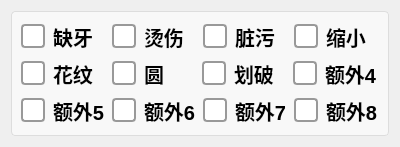
     <widget class="QWidget" name="tab">
      <attribute name="title">
       <string>分数界面内容可选显示</string>
      </attribute>
      <layout class="QGridLayout" name="gridLayout_18">
       <item row="0" column="0">
        <widget class="QGroupBox" name="groupBox_24">
         <property name="styleSheet">
          <string notr="true">QGroupBox {
    border: 1px solid #DDD;
    border-radius: 4px;
    font: bold 14px;
    color: #666;
    background-color: #F8F8F8;
}

QGroupBox::title {
    subcontrol-origin: margin;
    subcontrol-position: top left;
    left: 10px;
    padding: 0 5px;
}</string>
         </property>
         <property name="title">
          <string/>
         </property>
         <layout class="QGridLayout" name="gridLayout_17">
          <item row="0" column="0">
           <layout class="QVBoxLayout" name="verticalLayout_25">
            <item>
             <layout class="QHBoxLayout" name="horizontalLayout_63">
              <item>
               <widget class="QCheckBox" name="ckb_queya">
                <property name="sizePolicy">
                 <sizepolicy hsizetype="Minimum" vsizetype="Minimum">
                  <horstretch>0</horstretch>
                  <verstretch>0</verstretch>
                 </sizepolicy>
                </property>
                <property name="styleSheet">
                 <string notr="true">QCheckBox {
    spacing: 8px;
    font-size: 20px;
    color: #333;
    font-weight: bold;        
    color:  rgb(0, 0, 0);       
}

/* 未选中状态 */
QCheckBox::indicator {
    width: 20px;
    height: 20px;
    border-radius: 4px; /* 方形，圆角可适当调整 */
    border: 2px solid #999;
    background: #ffffff;
}

/* 悬停效果 */
QCheckBox::indicator:hover {
    border: 2px solid #666;
}

/* 选中状态 */
QCheckBox::indicator:checked {
    border: 2px solid #2196F3;
    background-color: qradialgradient(
        cx:0.5, cy:0.5,
        radius:0.4,
        fx:0.5, fy:0.5,
        stop:0 #2196F3,
        stop:1 transparent
    );
}

/* 禁用状态 */
QCheckBox::indicator:disabled {
    border: 2px solid #ccc;
    background: #eee;
}

/* 选中时的文字颜色 */
QCheckBox:checked {
    color: #2196F3;
    font-weight: 500;
}

/* 点击动画效果 */
QCheckBox::indicator:pressed {
    border: 2px solid #1565C0;
    background-color: qradialgradient(
        cx:0.5, cy:0.5,
        radius:0.5,
        fx:0.5, fy:0.5,
        stop:0 #BBDEFB,
        stop:1 transparent
    );
}</string>
                </property>
                <property name="text">
                 <string>缺牙</string>
                </property>
               </widget>
              </item>
              <item>
               <widget class="QCheckBox" name="ckb_tangshang">
                <property name="sizePolicy">
                 <sizepolicy hsizetype="Minimum" vsizetype="Minimum">
                  <horstretch>0</horstretch>
                  <verstretch>0</verstretch>
                 </sizepolicy>
                </property>
                <property name="styleSheet">
                 <string notr="true">QCheckBox {
    spacing: 8px;
    font-size: 20px;
    color: #333;
    font-weight: bold;        
    color:  rgb(0, 0, 0);       
}

/* 未选中状态 */
QCheckBox::indicator {
    width: 20px;
    height: 20px;
    border-radius: 4px; /* 方形，圆角可适当调整 */
    border: 2px solid #999;
    background: #ffffff;
}

/* 悬停效果 */
QCheckBox::indicator:hover {
    border: 2px solid #666;
}

/* 选中状态 */
QCheckBox::indicator:checked {
    border: 2px solid #2196F3;
    background-color: qradialgradient(
        cx:0.5, cy:0.5,
        radius:0.4,
        fx:0.5, fy:0.5,
        stop:0 #2196F3,
        stop:1 transparent
    );
}

/* 禁用状态 */
QCheckBox::indicator:disabled {
    border: 2px solid #ccc;
    background: #eee;
}

/* 选中时的文字颜色 */
QCheckBox:checked {
    color: #2196F3;
    font-weight: 500;
}

/* 点击动画效果 */
QCheckBox::indicator:pressed {
    border: 2px solid #1565C0;
    background-color: qradialgradient(
        cx:0.5, cy:0.5,
        radius:0.5,
        fx:0.5, fy:0.5,
        stop:0 #BBDEFB,
        stop:1 transparent
    );
}</string>
                </property>
                <property name="text">
                 <string>烫伤</string>
                </property>
               </widget>
              </item>
              <item>
               <widget class="QCheckBox" name="ckb_zangwu">
                <property name="sizePolicy">
                 <sizepolicy hsizetype="Minimum" vsizetype="Minimum">
                  <horstretch>0</horstretch>
                  <verstretch>0</verstretch>
                 </sizepolicy>
                </property>
                <property name="styleSheet">
                 <string notr="true">QCheckBox {
    spacing: 8px;
    font-size: 20px;
    color: #333;
    font-weight: bold;        
    color:  rgb(0, 0, 0);       
}

/* 未选中状态 */
QCheckBox::indicator {
    width: 20px;
    height: 20px;
    border-radius: 4px; /* 方形，圆角可适当调整 */
    border: 2px solid #999;
    background: #ffffff;
}

/* 悬停效果 */
QCheckBox::indicator:hover {
    border: 2px solid #666;
}

/* 选中状态 */
QCheckBox::indicator:checked {
    border: 2px solid #2196F3;
    background-color: qradialgradient(
        cx:0.5, cy:0.5,
        radius:0.4,
        fx:0.5, fy:0.5,
        stop:0 #2196F3,
        stop:1 transparent
    );
}

/* 禁用状态 */
QCheckBox::indicator:disabled {
    border: 2px solid #ccc;
    background: #eee;
}

/* 选中时的文字颜色 */
QCheckBox:checked {
    color: #2196F3;
    font-weight: 500;
}

/* 点击动画效果 */
QCheckBox::indicator:pressed {
    border: 2px solid #1565C0;
    background-color: qradialgradient(
        cx:0.5, cy:0.5,
        radius:0.5,
        fx:0.5, fy:0.5,
        stop:0 #BBDEFB,
        stop:1 transparent
    );
}</string>
                </property>
                <property name="text">
                 <string>脏污</string>
                </property>
               </widget>
              </item>
              <item>
               <widget class="QCheckBox" name="ckb_suoxiao">
                <property name="sizePolicy">
                 <sizepolicy hsizetype="Minimum" vsizetype="Minimum">
                  <horstretch>0</horstretch>
                  <verstretch>0</verstretch>
                 </sizepolicy>
                </property>
                <property name="styleSheet">
                 <string notr="true">QCheckBox {
    spacing: 8px;
    font-size: 20px;
    color: #333;
    font-weight: bold;        
    color:  rgb(0, 0, 0);       
}

/* 未选中状态 */
QCheckBox::indicator {
    width: 20px;
    height: 20px;
    border-radius: 4px; /* 方形，圆角可适当调整 */
    border: 2px solid #999;
    background: #ffffff;
}

/* 悬停效果 */
QCheckBox::indicator:hover {
    border: 2px solid #666;
}

/* 选中状态 */
QCheckBox::indicator:checked {
    border: 2px solid #2196F3;
    background-color: qradialgradient(
        cx:0.5, cy:0.5,
        radius:0.4,
        fx:0.5, fy:0.5,
        stop:0 #2196F3,
        stop:1 transparent
    );
}

/* 禁用状态 */
QCheckBox::indicator:disabled {
    border: 2px solid #ccc;
    background: #eee;
}

/* 选中时的文字颜色 */
QCheckBox:checked {
    color: #2196F3;
    font-weight: 500;
}

/* 点击动画效果 */
QCheckBox::indicator:pressed {
    border: 2px solid #1565C0;
    background-color: qradialgradient(
        cx:0.5, cy:0.5,
        radius:0.5,
        fx:0.5, fy:0.5,
        stop:0 #BBDEFB,
        stop:1 transparent
    );
}</string>
                </property>
                <property name="text">
                 <string>缩小</string>
                </property>
               </widget>
              </item>
             </layout>
            </item>
            <item>
             <layout class="QHBoxLayout" name="horizontalLayout_64">
              <item>
               <widget class="QCheckBox" name="ckb_huawen">
                <property name="sizePolicy">
                 <sizepolicy hsizetype="Minimum" vsizetype="Minimum">
                  <horstretch>0</horstretch>
                  <verstretch>0</verstretch>
                 </sizepolicy>
                </property>
                <property name="styleSheet">
                 <string notr="true">QCheckBox {
    spacing: 8px;
    font-size: 20px;
    color: #333;
    font-weight: bold;        
    color:  rgb(0, 0, 0);       
}

/* 未选中状态 */
QCheckBox::indicator {
    width: 20px;
    height: 20px;
    border-radius: 4px; /* 方形，圆角可适当调整 */
    border: 2px solid #999;
    background: #ffffff;
}

/* 悬停效果 */
QCheckBox::indicator:hover {
    border: 2px solid #666;
}

/* 选中状态 */
QCheckBox::indicator:checked {
    border: 2px solid #2196F3;
    background-color: qradialgradient(
        cx:0.5, cy:0.5,
        radius:0.4,
        fx:0.5, fy:0.5,
        stop:0 #2196F3,
        stop:1 transparent
    );
}

/* 禁用状态 */
QCheckBox::indicator:disabled {
    border: 2px solid #ccc;
    background: #eee;
}

/* 选中时的文字颜色 */
QCheckBox:checked {
    color: #2196F3;
    font-weight: 500;
}

/* 点击动画效果 */
QCheckBox::indicator:pressed {
    border: 2px solid #1565C0;
    background-color: qradialgradient(
        cx:0.5, cy:0.5,
        radius:0.5,
        fx:0.5, fy:0.5,
        stop:0 #BBDEFB,
        stop:1 transparent
    );
}</string>
                </property>
                <property name="text">
                 <string>花纹</string>
                </property>
               </widget>
              </item>
              <item>
               <widget class="QCheckBox" name="ckb_yuan">
                <property name="sizePolicy">
                 <sizepolicy hsizetype="Minimum" vsizetype="Minimum">
                  <horstretch>0</horstretch>
                  <verstretch>0</verstretch>
                 </sizepolicy>
                </property>
                <property name="styleSheet">
                 <string notr="true">QCheckBox {
    spacing: 8px;
    font-size: 20px;
    color: #333;
    font-weight: bold;        
    color:  rgb(0, 0, 0);       
}

/* 未选中状态 */
QCheckBox::indicator {
    width: 20px;
    height: 20px;
    border-radius: 4px; /* 方形，圆角可适当调整 */
    border: 2px solid #999;
    background: #ffffff;
}

/* 悬停效果 */
QCheckBox::indicator:hover {
    border: 2px solid #666;
}

/* 选中状态 */
QCheckBox::indicator:checked {
    border: 2px solid #2196F3;
    background-color: qradialgradient(
        cx:0.5, cy:0.5,
        radius:0.4,
        fx:0.5, fy:0.5,
        stop:0 #2196F3,
        stop:1 transparent
    );
}

/* 禁用状态 */
QCheckBox::indicator:disabled {
    border: 2px solid #ccc;
    background: #eee;
}

/* 选中时的文字颜色 */
QCheckBox:checked {
    color: #2196F3;
    font-weight: 500;
}

/* 点击动画效果 */
QCheckBox::indicator:pressed {
    border: 2px solid #1565C0;
    background-color: qradialgradient(
        cx:0.5, cy:0.5,
        radius:0.5,
        fx:0.5, fy:0.5,
        stop:0 #BBDEFB,
        stop:1 transparent
    );
}</string>
                </property>
                <property name="text">
                 <string>圆</string>
                </property>
               </widget>
              </item>
              <item>
               <widget class="QCheckBox" name="ckb_huapo">
                <property name="sizePolicy">
                 <sizepolicy hsizetype="Minimum" vsizetype="Minimum">
                  <horstretch>0</horstretch>
                  <verstretch>0</verstretch>
                 </sizepolicy>
                </property>
                <property name="styleSheet">
                 <string notr="true">QCheckBox {
    spacing: 8px;
    font-size: 20px;
    color: #333;
    font-weight: bold;        
    color:  rgb(0, 0, 0);       
}

/* 未选中状态 */
QCheckBox::indicator {
    width: 20px;
    height: 20px;
    border-radius: 4px; /* 方形，圆角可适当调整 */
    border: 2px solid #999;
    background: #ffffff;
}

/* 悬停效果 */
QCheckBox::indicator:hover {
    border: 2px solid #666;
}

/* 选中状态 */
QCheckBox::indicator:checked {
    border: 2px solid #2196F3;
    background-color: qradialgradient(
        cx:0.5, cy:0.5,
        radius:0.4,
        fx:0.5, fy:0.5,
        stop:0 #2196F3,
        stop:1 transparent
    );
}

/* 禁用状态 */
QCheckBox::indicator:disabled {
    border: 2px solid #ccc;
    background: #eee;
}

/* 选中时的文字颜色 */
QCheckBox:checked {
    color: #2196F3;
    font-weight: 500;
}

/* 点击动画效果 */
QCheckBox::indicator:pressed {
    border: 2px solid #1565C0;
    background-color: qradialgradient(
        cx:0.5, cy:0.5,
        radius:0.5,
        fx:0.5, fy:0.5,
        stop:0 #BBDEFB,
        stop:1 transparent
    );
}</string>
                </property>
                <property name="text">
                 <string>划破</string>
                </property>
               </widget>
              </item>
              <item>
               <widget class="QCheckBox" name="ckb_extra4">
                <property name="sizePolicy">
                 <sizepolicy hsizetype="Minimum" vsizetype="Minimum">
                  <horstretch>0</horstretch>
                  <verstretch>0</verstretch>
                 </sizepolicy>
                </property>
                <property name="styleSheet">
                 <string notr="true">QCheckBox {
    spacing: 8px;
    font-size: 20px;
    color: #333;
    font-weight: bold;        
    color:  rgb(0, 0, 0);       
}

/* 未选中状态 */
QCheckBox::indicator {
    width: 20px;
    height: 20px;
    border-radius: 4px; /* 方形，圆角可适当调整 */
    border: 2px solid #999;
    background: #ffffff;
}

/* 悬停效果 */
QCheckBox::indicator:hover {
    border: 2px solid #666;
}

/* 选中状态 */
QCheckBox::indicator:checked {
    border: 2px solid #2196F3;
    background-color: qradialgradient(
        cx:0.5, cy:0.5,
        radius:0.4,
        fx:0.5, fy:0.5,
        stop:0 #2196F3,
        stop:1 transparent
    );
}

/* 禁用状态 */
QCheckBox::indicator:disabled {
    border: 2px solid #ccc;
    background: #eee;
}

/* 选中时的文字颜色 */
QCheckBox:checked {
    color: #2196F3;
    font-weight: 500;
}

/* 点击动画效果 */
QCheckBox::indicator:pressed {
    border: 2px solid #1565C0;
    background-color: qradialgradient(
        cx:0.5, cy:0.5,
        radius:0.5,
        fx:0.5, fy:0.5,
        stop:0 #BBDEFB,
        stop:1 transparent
    );
}</string>
                </property>
                <property name="text">
                 <string>额外4</string>
                </property>
               </widget>
              </item>
             </layout>
            </item>
            <item>
             <layout class="QHBoxLayout" name="horizontalLayout_65">
              <item>
               <widget class="QCheckBox" name="ckb_extra5">
                <property name="sizePolicy">
                 <sizepolicy hsizetype="Minimum" vsizetype="Minimum">
                  <horstretch>0</horstretch>
                  <verstretch>0</verstretch>
                 </sizepolicy>
                </property>
                <property name="styleSheet">
                 <string notr="true">QCheckBox {
    spacing: 8px;
    font-size: 20px;
    color: #333;
    font-weight: bold;        
    color:  rgb(0, 0, 0);       
}

/* 未选中状态 */
QCheckBox::indicator {
    width: 20px;
    height: 20px;
    border-radius: 4px; /* 方形，圆角可适当调整 */
    border: 2px solid #999;
    background: #ffffff;
}

/* 悬停效果 */
QCheckBox::indicator:hover {
    border: 2px solid #666;
}

/* 选中状态 */
QCheckBox::indicator:checked {
    border: 2px solid #2196F3;
    background-color: qradialgradient(
        cx:0.5, cy:0.5,
        radius:0.4,
        fx:0.5, fy:0.5,
        stop:0 #2196F3,
        stop:1 transparent
    );
}

/* 禁用状态 */
QCheckBox::indicator:disabled {
    border: 2px solid #ccc;
    background: #eee;
}

/* 选中时的文字颜色 */
QCheckBox:checked {
    color: #2196F3;
    font-weight: 500;
}

/* 点击动画效果 */
QCheckBox::indicator:pressed {
    border: 2px solid #1565C0;
    background-color: qradialgradient(
        cx:0.5, cy:0.5,
        radius:0.5,
        fx:0.5, fy:0.5,
        stop:0 #BBDEFB,
        stop:1 transparent
    );
}</string>
                </property>
                <property name="text">
                 <string>额外5</string>
                </property>
               </widget>
              </item>
              <item>
               <widget class="QCheckBox" name="ckb_extra6">
                <property name="sizePolicy">
                 <sizepolicy hsizetype="Minimum" vsizetype="Minimum">
                  <horstretch>0</horstretch>
                  <verstretch>0</verstretch>
                 </sizepolicy>
                </property>
                <property name="styleSheet">
                 <string notr="true">QCheckBox {
    spacing: 8px;
    font-size: 20px;
    color: #333;
    font-weight: bold;        
    color:  rgb(0, 0, 0);       
}

/* 未选中状态 */
QCheckBox::indicator {
    width: 20px;
    height: 20px;
    border-radius: 4px; /* 方形，圆角可适当调整 */
    border: 2px solid #999;
    background: #ffffff;
}

/* 悬停效果 */
QCheckBox::indicator:hover {
    border: 2px solid #666;
}

/* 选中状态 */
QCheckBox::indicator:checked {
    border: 2px solid #2196F3;
    background-color: qradialgradient(
        cx:0.5, cy:0.5,
        radius:0.4,
        fx:0.5, fy:0.5,
        stop:0 #2196F3,
        stop:1 transparent
    );
}

/* 禁用状态 */
QCheckBox::indicator:disabled {
    border: 2px solid #ccc;
    background: #eee;
}

/* 选中时的文字颜色 */
QCheckBox:checked {
    color: #2196F3;
    font-weight: 500;
}

/* 点击动画效果 */
QCheckBox::indicator:pressed {
    border: 2px solid #1565C0;
    background-color: qradialgradient(
        cx:0.5, cy:0.5,
        radius:0.5,
        fx:0.5, fy:0.5,
        stop:0 #BBDEFB,
        stop:1 transparent
    );
}</string>
                </property>
                <property name="text">
                 <string>额外6</string>
                </property>
               </widget>
              </item>
              <item>
               <widget class="QCheckBox" name="ckb_extra7">
                <property name="sizePolicy">
                 <sizepolicy hsizetype="Minimum" vsizetype="Minimum">
                  <horstretch>0</horstretch>
                  <verstretch>0</verstretch>
                 </sizepolicy>
                </property>
                <property name="styleSheet">
                 <string notr="true">QCheckBox {
    spacing: 8px;
    font-size: 20px;
    color: #333;
    font-weight: bold;        
    color:  rgb(0, 0, 0);       
}

/* 未选中状态 */
QCheckBox::indicator {
    width: 20px;
    height: 20px;
    border-radius: 4px; /* 方形，圆角可适当调整 */
    border: 2px solid #999;
    background: #ffffff;
}

/* 悬停效果 */
QCheckBox::indicator:hover {
    border: 2px solid #666;
}

/* 选中状态 */
QCheckBox::indicator:checked {
    border: 2px solid #2196F3;
    background-color: qradialgradient(
        cx:0.5, cy:0.5,
        radius:0.4,
        fx:0.5, fy:0.5,
        stop:0 #2196F3,
        stop:1 transparent
    );
}

/* 禁用状态 */
QCheckBox::indicator:disabled {
    border: 2px solid #ccc;
    background: #eee;
}

/* 选中时的文字颜色 */
QCheckBox:checked {
    color: #2196F3;
    font-weight: 500;
}

/* 点击动画效果 */
QCheckBox::indicator:pressed {
    border: 2px solid #1565C0;
    background-color: qradialgradient(
        cx:0.5, cy:0.5,
        radius:0.5,
        fx:0.5, fy:0.5,
        stop:0 #BBDEFB,
        stop:1 transparent
    );
}</string>
                </property>
                <property name="text">
                 <string>额外7</string>
                </property>
               </widget>
              </item>
              <item>
               <widget class="QCheckBox" name="ckb_extra8">
                <property name="sizePolicy">
                 <sizepolicy hsizetype="Minimum" vsizetype="Minimum">
                  <horstretch>0</horstretch>
                  <verstretch>0</verstretch>
                 </sizepolicy>
                </property>
                <property name="styleSheet">
                 <string notr="true">QCheckBox {
    spacing: 8px;
    font-size: 20px;
    color: #333;
    font-weight: bold;        
    color:  rgb(0, 0, 0);       
}

/* 未选中状态 */
QCheckBox::indicator {
    width: 20px;
    height: 20px;
    border-radius: 4px; /* 方形，圆角可适当调整 */
    border: 2px solid #999;
    background: #ffffff;
}

/* 悬停效果 */
QCheckBox::indicator:hover {
    border: 2px solid #666;
}

/* 选中状态 */
QCheckBox::indicator:checked {
    border: 2px solid #2196F3;
    background-color: qradialgradient(
        cx:0.5, cy:0.5,
        radius:0.4,
        fx:0.5, fy:0.5,
        stop:0 #2196F3,
        stop:1 transparent
    );
}

/* 禁用状态 */
QCheckBox::indicator:disabled {
    border: 2px solid #ccc;
    background: #eee;
}

/* 选中时的文字颜色 */
QCheckBox:checked {
    color: #2196F3;
    font-weight: 500;
}

/* 点击动画效果 */
QCheckBox::indicator:pressed {
    border: 2px solid #1565C0;
    background-color: qradialgradient(
        cx:0.5, cy:0.5,
        radius:0.5,
        fx:0.5, fy:0.5,
        stop:0 #BBDEFB,
        stop:1 transparent
    );
}</string>
                </property>
                <property name="text">
                 <string>额外8</string>
                </property>
               </widget>
              </item>
             </layout>
            </item>
           </layout>
          </item>
         </layout>
        </widget>
       </item>
      </layout>
     </widget>
